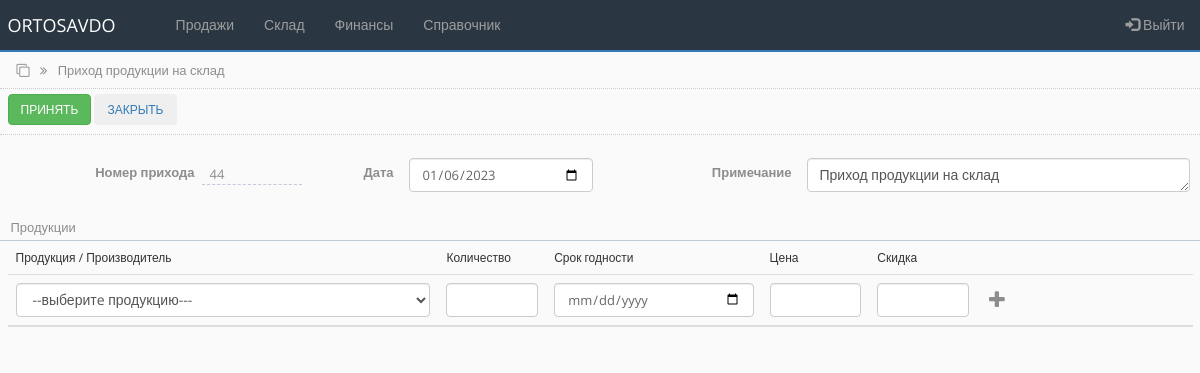
Before: /add_pro.php (signed in) with the older database file.
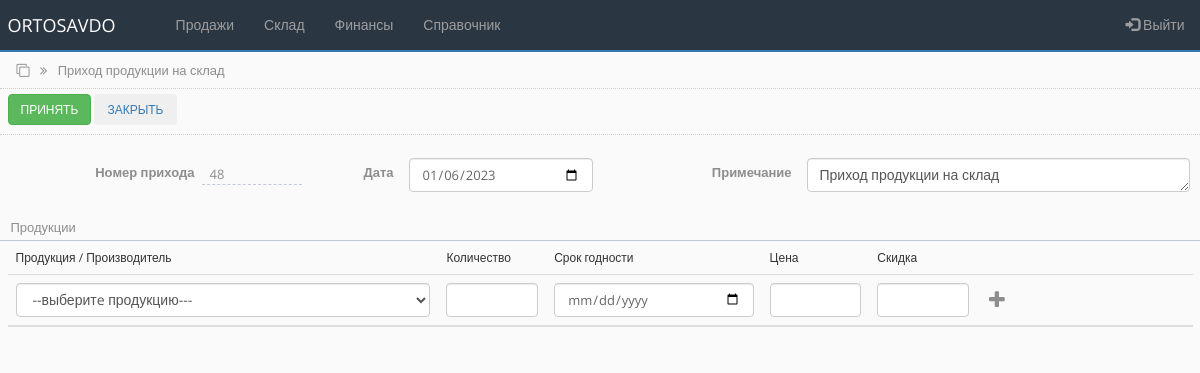
After: the same page with the newer database file.
### tables this page shows
CREATE TABLE `order_tbl` (
  `id` int(100) NOT NULL,
  `sum_order` varchar(100) NOT NULL,
  `date_order` date NOT NULL,
  `order_note` varchar(250) NOT NULL DEFAULT 'нет',
  `status_order` varchar(250) NOT NULL DEFAULT 'принят'
);

### bot_lib.php (called while the page is built, shortened)
<?php
function get_id_new_order($connect){
	$query = "SELECT id FROM order_tbl ORDER BY id DESC LIMIT 1";
	$result = mysqli_query($connect, $query);
	$last_data = mysqli_fetch_assoc($result);
	return $last_data['id'];
}
?>

### add_pro.php (the view, shortened to what this page needs)
<?php
include('settings.php');
include('bot_lib.php');
$last_id = get_id_new_order($connect);
?>
<!DOCTYPE html>
<html lang="ru">
<head>
    <link rel="stylesheet" href="https://maxcdn.bootstrapcdn.com/bootstrap/3.4.1/css/bootstrap.min.css">
    <link rel="stylesheet" href="https://cdnjs.cloudflare.com/ajax/libs/font-awesome/4.7.0/css/font-awesome.min.css">
    <link rel="stylesheet" href="css/bootstrap-grid.min.css">
    <link rel="stylesheet" href="https://cdnjs.cloudflare.com/ajax/libs/selectize.js/0.15.2/css/selectize.default.min.css" />
    <link rel="stylesheet" href="css/style.css">
</head>
<body>
<?php include 'partSite/nav.php'; ?>
<div class="page_name">
    <div class="container-fluid">
        <i class="fa fa-clone" aria-hidden="true"></i>
        <i class="fa fa-angle-double-right right_cus"></i>
        <span class="right_cus">Приход продукции на склад</span>
    </div>
</div>
<div class="toolbar">
        <div class="container-fluid">
            <td><input class="btn btn-success" type="submit" form="order_form" name="submit" value="Принять" />
            <a href="in_store.php"><button type="button" class="btn btn-light">Закрыть</button></a>
        </div>
</div>
<div class="card_head">
    <div class="container-fluid">
        <form action="" method="POST" class="horizntal-form" id="order_form">
            <div class="row">
                <label class="col-sm-2">
                    <span>Номер прихода</span>
                </label>
                <div class="col-sm-1 dash">
                    <?php echo $last_id+1; ?>
                </div>
                <label class="col-sm-1">
                    <span>Дата</span>
                </label>
                <div class="col-sm-2">
                    <input required type="date" value="<?php echo date("Y-m-d"); ?>"  class="form-control" name="order_date" form="order_form">
                </div>
                <label class="col-sm-2">
                    <span>Примечание</span>
                </label>
                <div class="col-sm-4">
                 <textarea required  form="order_form" name="order_note" class="form-control" id="exampleFormControlTextarea1" rows="1">Приход продукции на склад</textarea>
                </div>
            </div>
        </form>
    </div>
</div>
<div class="add_pro_lab">
    <div class="container-fluid">
        Продукции
    </div>
</div>
<div class="container-fluid">
    <table id="myTable" class="table order-list">
        <thead>
            <tr>
                <td>Продукция  / Производитель </td>
                <td>Количество</td>
                <td>Срок годности</td>
                <td>Цена</td>
                <td>Скидка</td>
            </tr>
        </thead>
        <tbody>
            <tr>
                <td class="col-sm-4">
                        <select required class="form-control"  name="prod_name[]" form="order_form" >
                            <option  value="">--выберитe продукцию---</option>
                        </select>
                </td>
                <td class="col-sm-1">
                    <input required type="text" name="count_name[]"  class="form-control" form="order_form"/>
                </td>
                <td class="col-sm-2">
                    <input required type="date" name="date_name[]"  class="form-control" form="order_form"/>
                </td>
                <td class="col-sm-1">
                    <input required type="text" name="price_name[]"  class="form-control" form="order_form"/>
                </td>
                <td class="col-sm-1">
                    <input required type="text" name="sale_name[]"  class="form-control" form="order_form"/>
                </td>
                <td class="col-sm-1">
                    <i class="fa fa-plus"  id="addrow" style="cursor:pointer"></i>
                </td>
                <td class="col-sm-1"><a class="deleteRow"></a>
                </td>
            </tr>
        </tbody>
    </table>
</div>
</body>
</html>

Changed rows visible on the page:
removed order_tbl: $last_id+1 "44"
added order_tbl: $last_id+1 "48"
